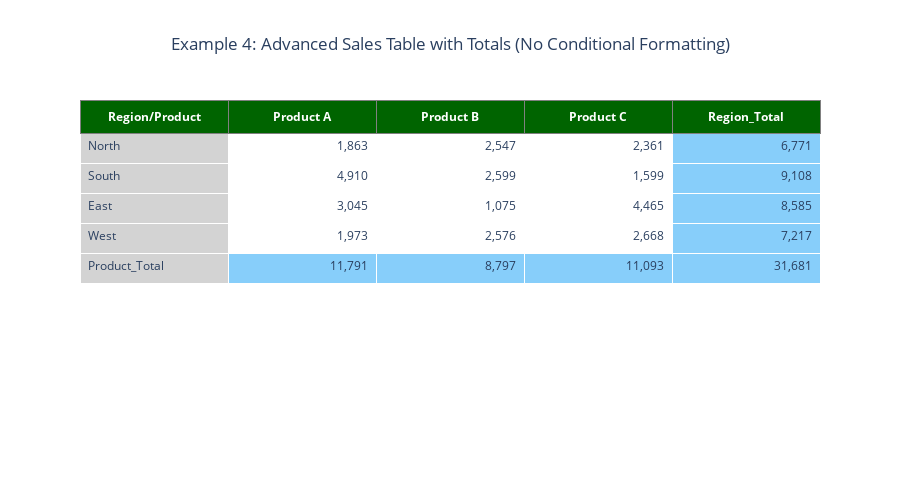

The notebook cell this image was saved under:
### Code cell
fig4 = go.Figure(
    data=[
        go.Table(
            header=dict(
                values=["<b>Region/Product</b>"]
                + [f"<b>{col}</b>" for col in sales_data_ex4_totals.columns],
                fill_color="darkgreen",
                align="center",
                font=dict(color="white", size=12),
                line_color="gray",
            ),
            cells=dict(
                values=cell_values,
                fill_color=cell_fill_colors,
                align=["left"]
                + ["right"] * len(sales_data_ex4_totals.columns),  # Right align numbers
                height=30,
                format=[None]
                + [",.0f"]
                * len(sales_data_ex4_totals.columns),  # Format numbers with commas
            ),
        )
    ]
)

fig4.update_layout(
    title_text="Example 4: Advanced Sales Table with Totals (No Conditional Formatting)",
    title_x=0.5,
    width=900,
    height=500,
)
fig4.show()

### Figure 1 — Plotly figure (JSON) as saved in the notebook; plotly's stock layout.template omitted (floating-point values rounded to 4 significant figures)
{"data": [{"cells": {"align": ["left", "right", "right", "right", "right"], "fill": {"color": [["lightgray", "lightgray", "lightgray", "lightgray", "lightgray"], ["white", "white", "white", "white", "lightskyblue"], ["white", "white", "white", "white", "lightskyblue"], ["white", "white", "white", "white", "lightskyblue"], ["lightskyblue", "lightskyblue", "lightskyblue", "lightskyblue", "lightskyblue"]]}, "format": [null, ",.0f", ",.0f", ",.0f", ",.0f"], "height": 30, "values": [["North", "South", "East", "West", "Product_Total"], [1863, 4910, 3045, 1973, 11791], [2547, 2599, 1075, 2576, 8797], [2361, 1599, 4465, 2668, 11093], [6771, 9108, 8585, 7217, 31681]]}, "header": {"align": "center", "fill": {"color": "darkgreen"}, "font": {"color": "white", "size": 12}, "line": {"color": "gray"}, "values": ["<b>Region/Product</b>", "<b>Product A</b>", "<b>Product B</b>", "<b>Product C</b>", "<b>Region_Total</b>"]}, "type": "table"}], "layout": {"height": 500, "title": {"text": "Example 4: Advanced Sales Table with Totals (No Conditional Formatting)", "x": 0.5}, "width": 900}}
